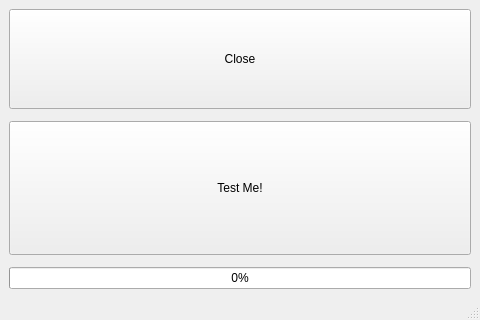
<?xml version="1.0" encoding="UTF-8"?>
<ui version="4.0">
 <class>MainWindow</class>
 <widget class="QMainWindow" name="MainWindow">
  <property name="geometry">
   <rect>
    <x>0</x>
    <y>0</y>
    <width>480</width>
    <height>320</height>
   </rect>
  </property>
  <property name="sizePolicy">
   <sizepolicy hsizetype="Preferred" vsizetype="Preferred">
    <horstretch>0</horstretch>
    <verstretch>0</verstretch>
   </sizepolicy>
  </property>
  <property name="windowTitle">
   <string>Plugin Test</string>
  </property>
  <widget class="QWidget" name="centralwidget">
   <layout class="QVBoxLayout" name="verticalLayout_2">
    <property name="spacing">
     <number>12</number>
    </property>
    <property name="leftMargin">
     <number>9</number>
    </property>
    <property name="topMargin">
     <number>9</number>
    </property>
    <property name="rightMargin">
     <number>9</number>
    </property>
    <property name="bottomMargin">
     <number>9</number>
    </property>
    <item>
     <widget class="QPushButton" name="close_button">
      <property name="sizePolicy">
       <sizepolicy hsizetype="Minimum" vsizetype="Fixed">
        <horstretch>0</horstretch>
        <verstretch>0</verstretch>
       </sizepolicy>
      </property>
      <property name="minimumSize">
       <size>
        <width>0</width>
        <height>100</height>
       </size>
      </property>
      <property name="baseSize">
       <size>
        <width>0</width>
        <height>0</height>
       </size>
      </property>
      <property name="text">
       <string>Close</string>
      </property>
     </widget>
    </item>
    <item>
     <widget class="QPushButton" name="test_button">
      <property name="sizePolicy">
       <sizepolicy hsizetype="Preferred" vsizetype="Preferred">
        <horstretch>0</horstretch>
        <verstretch>0</verstretch>
       </sizepolicy>
      </property>
      <property name="text">
       <string>Test Me!</string>
      </property>
     </widget>
    </item>
    <item>
     <widget class="QProgressBar" name="progressbar">
      <property name="sizePolicy">
       <sizepolicy hsizetype="Expanding" vsizetype="Fixed">
        <horstretch>0</horstretch>
        <verstretch>0</verstretch>
       </sizepolicy>
      </property>
      <property name="value">
       <number>0</number>
      </property>
     </widget>
    </item>
   </layout>
  </widget>
  <widget class="QMenuBar" name="menubar">
   <property name="geometry">
    <rect>
     <x>0</x>
     <y>0</y>
     <width>480</width>
     <height>21</height>
    </rect>
   </property>
  </widget>
  <widget class="QStatusBar" name="statusbar"/>
 </widget>
 <resources/>
 <connections/>
</ui>
